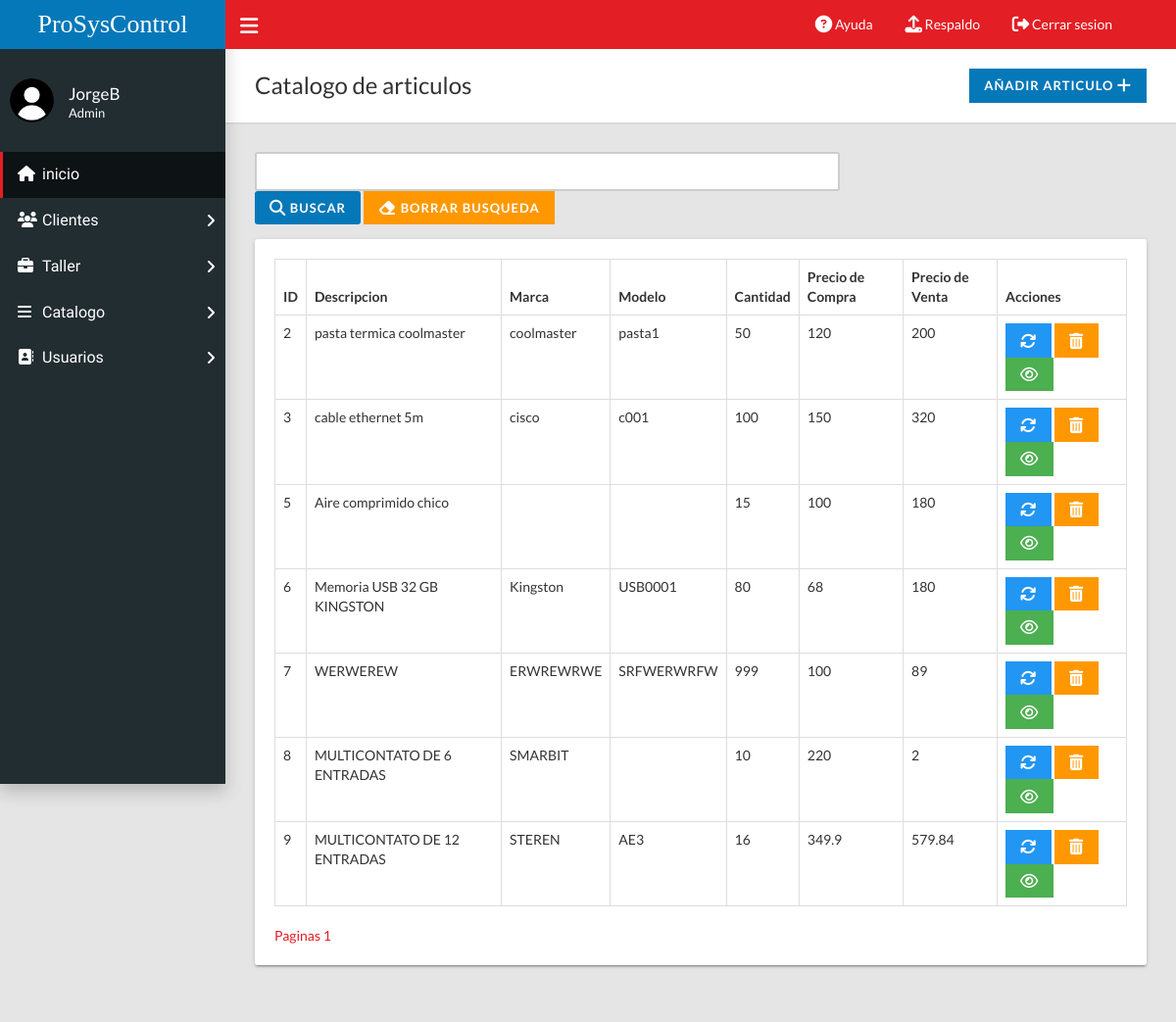
/home.php?c=catalogo (signed in), run on the app's committed database.
### tables this page shows
CREATE TABLE `catalogo` (
  `idProducto` int(11) NOT NULL,
  `descripcion` varchar(100) NOT NULL,
  `marca` varchar(50) NOT NULL,
  `modelo` varchar(50) NOT NULL,
  `cantidad` int(11) NOT NULL,
  `precioCompra` float(10,2) NOT NULL,
  `precioVenta` float(10,2) NOT NULL,
  `iva` int(11) NOT NULL
);

### controladores/catalogo.controlador.php (called while the page is built, shortened)
<?php
require_once "modelos/catalogo.php";
class CatalogoControlador{
    public function __CONSTRUCT(){
        $this->modelo = new Catalogo;
    }
    public function Inicio(){
        require_once "vistas/encabezado.php";
        require_once "vistas/catalogo/index.php";
        require_once "vistas/pie.php";
    }
}

### modelos/database.php (called while the page is built, shortened)
<?php
class Database{
    public static function Conectar(){
        try{
            $conexion = new PDO("mysql:host=".self::servidor.";dbname=".self::nombrebd.";charset=utf8", self::usuariobd,
            self::clave);
            $conexion -> setAttribute(PDO::ATTR_ERRMODE, PDO::ERRMODE_EXCEPTION);
            return $conexion;
        }catch(PDOException $e){
            return "Fallo " .$e->getMessage();
        }
    }
}

### modelos/catalogo.php (called while the page is built, shortened)
<?php
class Catalogo{
    private $pdo;
    public function __CONSTRUCT(){
        $this->pdo = Database::Conectar();
    }
    public function Listar(){
        try{
            $consulta = $this->pdo->prepare("SELECT * FROM catalogo;");
            $consulta->execute();
            return $consulta->fetchAll(PDO::FETCH_OBJ);
        }catch(Exception $excepcion){
            die($excepcion->getMessage());
        }
    }
    public function Paginar($limite,$numerodeRegistros){
        try{
            $where="";
            $consulta = $this->pdo->prepare("SELECT * FROM `catalogo` $where LIMIT $limite,$numerodeRegistros;");
            $consulta->execute();
            return $consulta->fetchAll(PDO::FETCH_OBJ);
        }catch(Exception $excepcion){
            die($excepcion->getMessage());
        }
    }
}

### vistas/catalogo/index.php (the view, shortened to what this page needs)
<div class="content-wrapper">
  <div class="page-title">
    <div>
      <h1>Catalogo de articulos</h1>
    </div>
    <div>
      <a class="btn btn-primary btn-flat" href="?c=catalogo&a=FormCrear">Añadir Articulo <i class="fa fa-lg fa-plus"></i></a>
    </div>
  </div>
  <form class="form-horizontal" method="POST" <?php
                                              $url_busqueda = "";
                                              $url_paginacion = "";
                                              if (isset($_GET['pagina'])) {
                                                echo "action='?c=catalogo&a=Buscar'";
                                                $url_paginacion = "&a=BuscaryPaginar&pagina=" . $_GET['pagina'];
                                              } else {
                                                echo "action='?c=catalogo&a=Buscar'";
                                              }
                                              ?>>
    <div class="form-group">
      <div class="col-md-8">
        <?php if (isset($_GET['q'])) {
        ?><input class="form-control" name="campo" id="campo" type="text" required value="<?= $_GET['q'] ?>">
          <button class="btn btn-primary" type="submit" id="submitButton"><i class="fa fa-lg fa-search"></i> Buscar</button>
          <a class="btn btn-warning btn-flat" href="?c=catalogo<?= $url_paginacion ?>" id="borrarBusButton"><i class="fa fa-lg fa-eraser"></i> Borrar busqueda</a>
        <?php
        } else {
        ?>
          <input class="form-control" name="campo" id="campo" type="text" required>
          <button class="btn btn-primary" type="submit" id="submitButton"><i class="fa fa-lg fa-search"></i> Buscar</button>
          <a class="btn btn-warning btn-flat" href="?c=catalogo" id="borrarBusButton"><i class="fa fa-lg fa-eraser"></i> Borrar busqueda</a>
        <?php
        }
        ?>
      </div>
    </div>
    <div>
  </form>
  <div class="row">
    <div class="col-md-12">
      <div class="card">
        <div class="card-body">
          <div class="table-responsive">
            <table class="table table-hover table-bordered" role="grid" id="sampleTable">
              <thead>
                <tr>
                  <th>ID</th>
                  <th>Descripcion</th>
                  <th>Marca</th>
                  <th>Modelo</th>
                  <th>Cantidad</th>
                  <th>Precio de Compra</th>
                  <th>Precio de Venta</th>
                  <th>Acciones</th>
                </tr>
              </thead>
              <tbody>
                <?php
                $registros_por_pagina = 10;
                $total_registros = count($this->modelo->Listar());
                if (isset($_GET['pagina'])) {
                  $pagina_actual = $_GET['pagina'];
                  foreach ($this->modelo->Paginar(($_GET['pagina'] - 1) * $registros_por_pagina, $registros_por_pagina) as $catalogoSQL) : ?>
                    <tr>
                      <td><?= $catalogoSQL->idProducto ?></td>
                      <td><?= $catalogoSQL->descripcion ?></td>
                      <td><?= $catalogoSQL->marca ?></td>
                      <td><?= $catalogoSQL->modelo ?></td>
                      <td><?= $catalogoSQL->cantidad ?></td>
                      <td><?= $catalogoSQL->precioCompra ?></td>
                      <td><?= $catalogoSQL->precioVenta ?></td>
                      <td><?php if ($_SESSION['tipoUsuario'] != 'Secretario') { $idp = $catalogoSQL->idProducto?>
                      <td><a class="btn btn-info btn-flat" href="?c=catalogo&a=FormCrear&id=<?= $idp ?>"><i class="fa fa-lg fa-refresh"></i></a>
                        <a class="btn btn-warning btn-flat" onclick="Eliminar('?c=catalogo&a=Borrar&id=<?= $idp ?>')"><i class="fa fa-lg fa-trash"></i></a>
                      <?php } ?>
                      <a class="btn btn-success btn-flat" href="?c=catalogo&a=FormConsultar&id=<?= $idp ?>"><i class="fa fa-lg fa-eye"></i></a>
                      </td>
                    </tr>
                    </tr>
                  <?php endforeach;
                } else {
                  foreach ($this->modelo->Paginar(0, $registros_por_pagina) as $catalogoSQL) : ?>
                    <tr>
                      <td><?= $catalogoSQL->idProducto ?></td>
                      <td><?= $catalogoSQL->descripcion ?></td>
                      <td><?= $catalogoSQL->marca ?></td>
                      <td><?= $catalogoSQL->modelo ?></td>
                      <td><?= $catalogoSQL->cantidad ?></td>
                      <td><?= $catalogoSQL->precioCompra ?></td>
                      <td><?= $catalogoSQL->precioVenta ?></td>
                      <td><?php if ($_SESSION['tipoUsuario'] != 'Secretario') {  $idp = $catalogoSQL->idProducto ?>
                          <a class="btn btn-info btn-flat" href="?c=catalogo&a=FormCrear&id=<?= $idp ?>"><i class="fa fa-lg fa-refresh"></i></a>
                          <a class="btn btn-warning btn-flat" onclick="Eliminar('?c=catalogo&a=Borrar&id=<?= $idp ?>')"><i class="fa fa-lg fa-trash"></i></a>
                        <?php } ?>
                        <a class="btn btn-success btn-flat" href="?c=catalogo&a=FormConsultar&id=<?= $idp ?>"><i class="fa fa-lg fa-eye"></i></a>
                      </td>
                    </tr>
                <?php endforeach;
                }
                ?>
              </tbody>
            </table>
          </div>
          <div class="dataTables_paginate paging_simple_numbers">
            <?php
            $num_paginas = ceil($total_registros / $registros_por_pagina);
            echo "<a class='btn-btn-secondary' type='button'>Paginas  </a> ";
            for ($i = 1; $i <= $num_paginas; $i++) {
              echo "<a class='page-link' href='?c=catalogo&a=PaginarN&pagina=$i$url_busqueda'>$i</a> ";
            }
            ?>
          </div>
        </div>
      </div>
    </div>
  </div>
</div>
</div>

### data on the page
catalogo: idProducto "2", descripcion "pasta termica coolmaster", marca "coolmaster", modelo "pasta1", cantidad "50", precioCompra "120", precioVenta "200"
catalogo: idProducto "3", descripcion "cable ethernet 5m", marca "cisco", modelo "c001", cantidad "100", precioCompra "150", precioVenta "320"
catalogo: idProducto "5", descripcion "Aire comprimido chico", cantidad "15", precioCompra "100", precioVenta "180"
catalogo: idProducto "6", descripcion "Memoria USB 32 GB KINGSTON", marca "Kingston", modelo "USB0001", cantidad "80", precioCompra "68", precioVenta "180"
catalogo: idProducto "7", descripcion "WERWEREW", marca "ERWREWRWE", modelo "SRFWERWRFW", cantidad "999", precioCompra "100", precioVenta "89"
catalogo: idProducto "8", descripcion "MULTICONTATO DE 6 ENTRADAS", marca "SMARBIT", cantidad "10", precioCompra "220", precioVenta "2"
catalogo: idProducto "9", descripcion "MULTICONTATO DE 12 ENTRADAS", marca "STEREN", modelo "AE3", cantidad "16", precioCompra "349.9", precioVenta "579.84"

### other printed values
$usuario "JorgeB"
$_SESSION['tipoUsuario'] "Admin"
